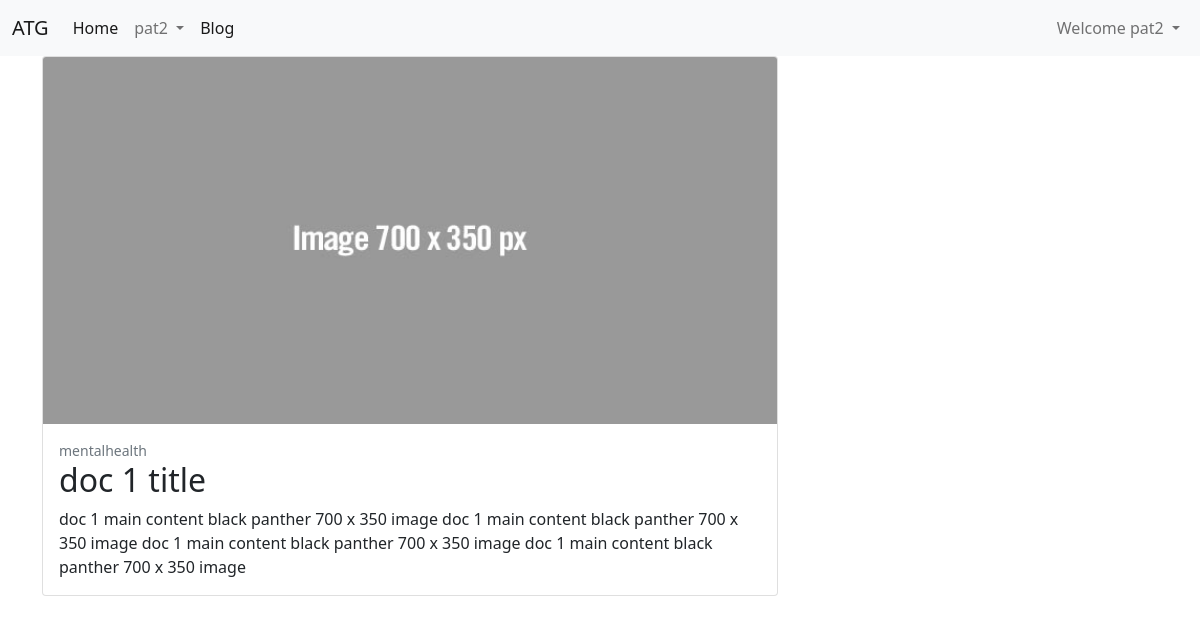
The app's page /postview/6 (signed in) with its own data.
### store/models.py (models this page shows, shortened)
class Blogpost(models.Model):
    author = models.ForeignKey(Doctor, on_delete=models.CASCADE)
    title = models.CharField(max_length=200)
    image = models.URLField()
    category = models.CharField(max_length=100)
    summary = models.CharField(max_length=1000)
    content = models.CharField(max_length=5000)
    draft = models.BooleanField(default=False)

### store/views.py (the view)
# urls.py: path('postview/<int:id>',views.postview,name='postview'),
@login_required
def postview(request,id):
    post = Blogpost.objects.get(id=id)
    return render(request, 'blog/postview.html',{'post':post})

### store/templates/blog/postview.html (shortened to what this page needs)
{% extends 'base.html' %} {% block css %} {% endblock css %} {% block content %}
<div class="container">
  <div class="row">
    <div class="col-lg-8">
      <div class="card mb-4">
        <a href="#!"><img class="card-img-top" src="{{post.image}}" alt="..." /></a>
        <div class="card-body">
          <div class="small text-muted">{{post.category}}</div>
          <h2 class="card-title">{{post.title}}</h2>
          <p class="card-text">
           {{post.content}}
          </p>
        </div>
      </div>
    </div>
    <div class="col-lg-4">
    </div>
  </div>
</div>
{% endblock content %}

### store/templates/base.html (shortened to what this page needs)
{% load static %}
<!doctype html>
<html lang="en">
<head>
  <link href="https://cdn.jsdelivr.net/npm/bootstrap@5.1.3/dist/css/bootstrap.min.css" rel="stylesheet"
>
</head>
<body>
  <nav class="navbar navbar-expand-lg navbar-light bg-light">
    <div class="container-fluid">
      <a class="navbar-brand" href="/">ATG</a>
      <div class="collapse navbar-collapse" id="navbarNavDropdown">
        <ul class="navbar-nav me-auto mb-2 mb-lg-0">
          <li class="nav-item">
            <a class="nav-link active" aria-current="page" href="/">Home</a>
          </li>
          {% if user.is_authenticated %}
          <li class="nav-item dropdown">
            <a class="nav-link dropdown-toggle" href="#" id="navbarDropdownMenuLink" role="button"
              data-bs-toggle="dropdown" aria-expanded="false">
              {{request.user}}
            </a>
          <li class="nav-item">
            <a class="nav-link active" aria-current="page" href="{% url 'bloghome' %}">Blog</a>
          </li>
          </li>
          {% endif %}
        </ul>
        {% if user.is_authenticated %}
        <ul class="navbar-nav ml-auto">
          <li class="nav-item dropdown">
            <a class="nav-link dropdown-toggle" href="#" id="navbarDropdown" role="button" data-bs-toggle="dropdown"
              aria-expanded="false">
              Welcome {{request.user}}
            </a>
          </li>
        </ul>
        {% endif %}
      </div>
    </div>
  </nav>
  {% block content %}
  {% endblock content %}
</body>
</html>

### records on screen
Blogpost: category "mentalhealth", title "doc 1 title", content "doc 1 main content black panther 700 x 350 image doc 1 main content black panther 700 x 350 image doc 1 main content black panther 700 x 350 image doc 1 main content black panther 700 x 350 image"

### other values on screen
{{ request.user }} "pat2"
